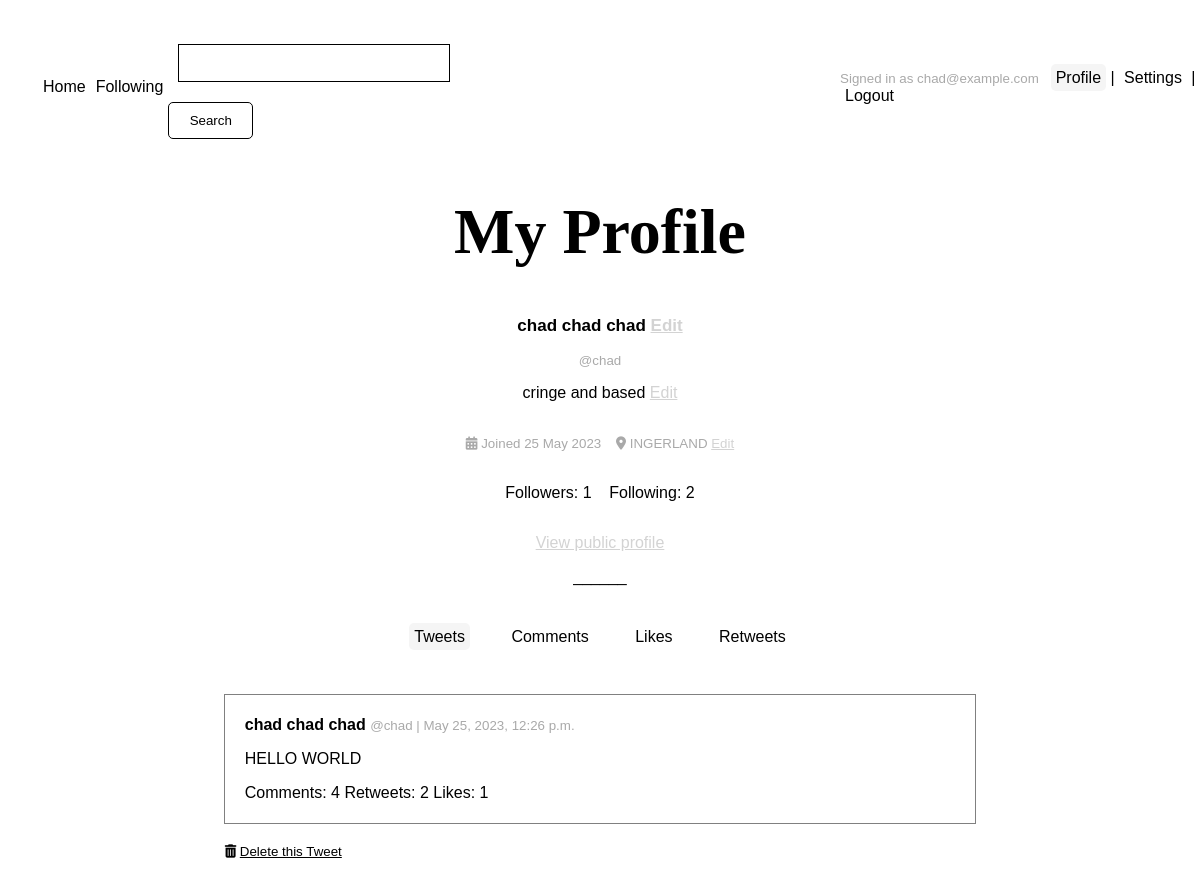
The page /users/profile/ (signed in) on the database as committed earlier.
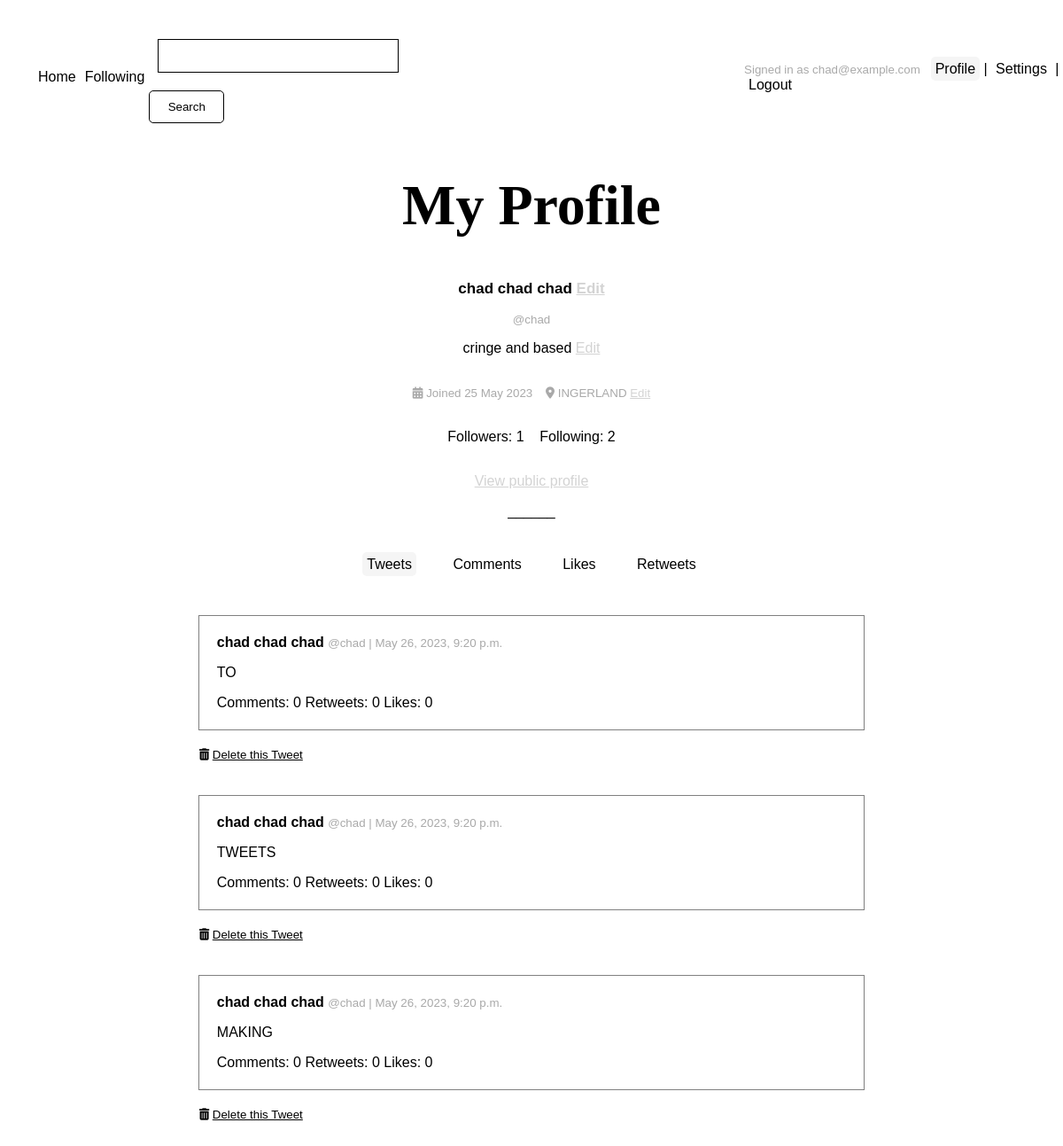
The same page on the database as committed later.
### tweets/models.py (models this page shows)
class Tweet(models.Model):
    text = models.CharField(max_length=144)
    date = models.DateTimeField(default=timezone.now)
    likes = models.ManyToManyField(User, blank=True, related_name='likes')
    user = models.ForeignKey(User, on_delete=models.CASCADE)
    class Meta:
        ordering = ["-date"]
    def __str__(self):
        return self.text

### users/models.py (models this page shows, shortened)
class Profile(models.Model):
    user = models.OneToOneField(User, on_delete=models.CASCADE)
    bio = models.TextField(default="")
    display_name = models.CharField(default="", max_length=150)
    location = models.CharField(blank=True, max_length=150)
    followers = models.ManyToManyField(User, blank=True, related_name='followers')
    following = models.ManyToManyField(User, blank=True, related_name='following')

### users/views.py (the view)
# urls.py: path('profile/', views.profile, name='profile'),
@login_required
def profile(request):
    return render(request, 'users/profile.html', {'title': 'My Profile'})

### templates/users/profile.html (shortened to what this page needs)
{% extends '../base.html' %}
{% block content %}
<p class="subtitle">{{user.profile.display_name}}
    <a title="Settings" href="{% url 'settings' %}">Edit</a>
</p>
<small>@{{user}}</small>
{% if user.profile.bio == "" %}
    <p class="faded">You haven't written a bio yet. <a title="Settings" href="{% url 'settings' %}">Edit</a></p>
{% else %}
    <p>{{user.profile.bio}} <a title="Settings" href="{% url 'settings' %}">Edit</a></p>
{% endif %}
<p><small>
    <i class="fa-solid fa-calendar-days"></i> Joined {{ user.date_joined|date:"d M Y" }}
    {% if user.profile.location %}
        <i class="fa-solid fa-location-dot"></i> {{ user.profile.location }}
    {% else %}
        <i class="fa-solid fa-location-dot"></i> No location set
    {% endif %}
    <a href="{% url 'settings' %}" title="Settings" >Edit</a></p>
<p>
    <a class="follows-link" href="{% url 'followers' user.id%}">Followers: {{ user.profile.followers.count }}</a>
    <a class="follows-link" href="{% url 'following' user.id%}">Following: {{user.profile.following.count }}</a>
</p>
<p><a href="{% url 'profile_public' user.id %}">View public profile</a></p>
______</p>
<nav>
    <a id="profile-tweets" href="{% url 'profile' %}">Tweets</a>&emsp;&emsp;
    <a id="profile-comments" href="{% url 'profile_comments' %}">Comments</a>&emsp;&emsp;
    <a id="profile-likes" href="{% url 'profile_likes' %}">Likes</a>&emsp;&emsp;
    <a id="profile-retweets" href="{% url 'profile_retweets' %}">Retweets</a>
</nav>
<section class="center width-100">
    <br>
    {% if request.path == '/users/profile/' %}
        {% if user.tweet_set.count <= 0 %}
            <p class="faded">No tweets found</p>
        {% else %}
            {% for tweet in user.tweet_set.all %}
                {% include "tweets/tweet.html" %}
                <form action="{% url 'delete_tweet' tweet.id %}" method="POST">
                    <button class="link-button width-100 delete-button" type="submit" title="Delete Tweet">
                        <i class="fa-solid fa-trash-can" style="text-decoration: none">&nbsp;</i>Delete this Tweet
                    </button>
                </form>
                <br>
            {% endfor %}
        {% endif %}
    {% endif %}
</section>
{% endblock %}

### templates/tweets/tweet.html (shortened to what this page needs)
<div class="tweet-card width-100">
    <a class="profile-link" href="{% url 'profile_public' tweet.user.id %}">
        <p>
            <strong>
                {{ tweet.user.profile.display_name }}
            </strong>
            <small>@{{ tweet.user }} | {{ tweet.date }}</small>
        </p>
    </a>
    <a class="tweet-link" href="{% url 'tweet' tweet.id %}">
        <p>{{ tweet }}</p>
        <p>
            Comments: {{ tweet.comment_set.count }}
            Retweets: {{ tweet.retweet_set.count }}
            Likes: {{ tweet.likes.count }}
        </p>
    </a>
</div>

Rows that differ between the two databases and show on the page:
removed Tweet: user.profile.display_name "chad chad chad", user "chad", date "May 25, 2023, 12:26 p.m.", text "HELLO WORLD", comment_set.count "4", retweet_set.count "2", likes.count "1"
added Tweet: user.profile.display_name "chad chad chad", user "chad", date "May 26, 2023, 9:20 p.m.", text "TO", comment_set.count "0", retweet_set.count "0", likes.count "0"
added Tweet: user.profile.display_name "chad chad chad", user "chad", date "May 26, 2023, 9:20 p.m.", text "TWEETS", comment_set.count "0", retweet_set.count "0", likes.count "0"
added Tweet: user.profile.display_name "chad chad chad", user "chad", date "May 26, 2023, 9:20 p.m.", text "MAKING", comment_set.count "0", retweet_set.count "0", likes.count "0"
